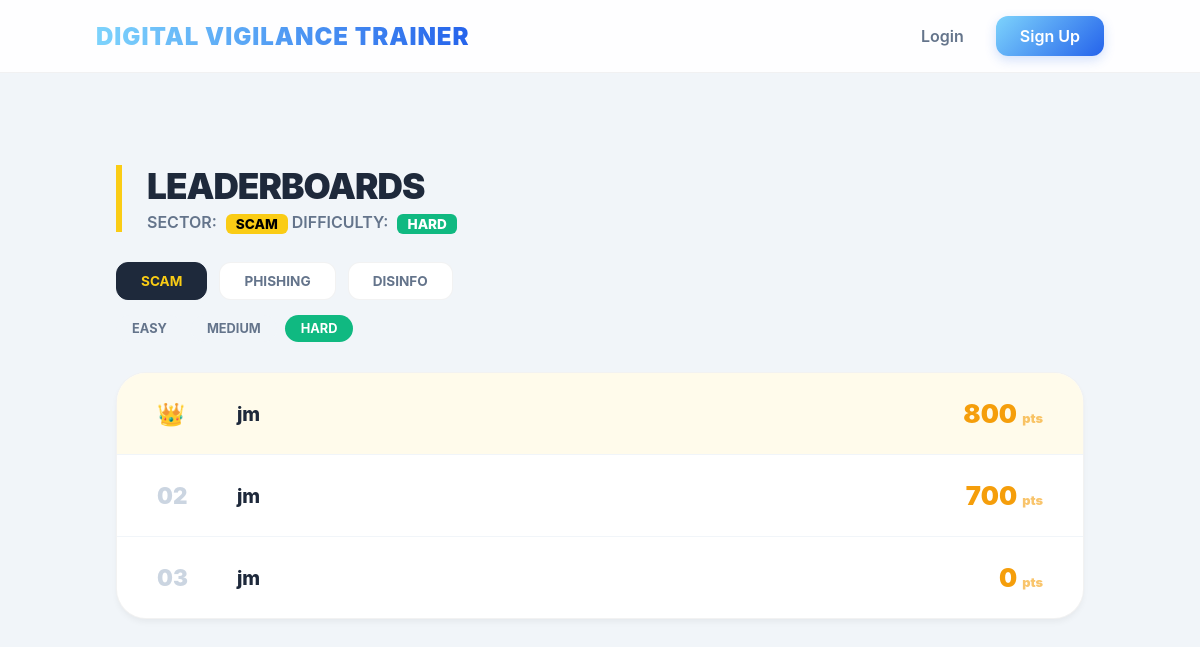
Screenshot of /leaderboard/?category=scam&difficulty=hard with the database file from the repository.
### trainer/models.py (models this page shows, shortened)
class GameResult(models.Model):
    user = models.ForeignKey(User, on_delete=models.CASCADE)
    score = models.IntegerField()
    category = models.CharField(max_length=50)
    difficulty = models.CharField(
        max_length=10,
        choices=Scenario.DIFFICULTY_CHOICES,
        default='easy'
    )
    timestamp = models.DateTimeField(auto_now_add=True)

### trainer/views.py (the view)
# urls.py: path('leaderboard/', views.leaderboard, name='leaderboard'),
def leaderboard(request):
    cat = request.GET.get('category', 'scam')
    diff = request.GET.get('difficulty', 'easy')
    top_scores = GameResult.objects.filter(
        category=cat,
        difficulty=diff
    ).order_by('-score', '-timestamp')[:10]
    return render(request, 'trainer/leaderboard.html', {
        'top_scores': top_scores,
        'current_category': cat,
        'current_difficulty': diff,
        'categories': ['scam', 'phishing', 'disinfo'],
        'difficulties': ['easy', 'medium', 'hard'],
    })

### trainer/templates/trainer/leaderboard.html (shortened to what this page needs)
{% extends 'trainer/base.html' %}
{% block content %}
<div class="leaderboard-wrapper">
    <div class="header-section">
        <h2>Leaderboards</h2>
        <div class="sector-info">
            SECTOR: <span class="active-badge">{{ current_category|upper }}</span>
            DIFFICULTY: <span class="active-badge" style="background: #10b981; color: white;">{{ current_difficulty|upper }}</span>
        </div>
    </div>
    <div class="tabs">
        {% for cat in categories %}
            <a href="?category={{ cat }}&difficulty={{ current_difficulty }}"
               class="tab-link {% if cat == current_category %}active{% endif %}">
                {{ cat }}
            </a>
        {% endfor %}
    </div>
    <div class="difficulty-tabs">
        {% for diff in difficulties %}
            <a href="?category={{ current_category }}&difficulty={{ diff }}"
               class="diff-tab {% if diff == current_difficulty %}active-diff{% endif %}">
                {{ diff }}
            </a>
        {% endfor %}
    </div>
    <div class="ranking-card">
        {% for entry in top_scores %}
            <div class="rank-row {% if forloop.counter == 1 %}rank-1{% endif %}">
                <div class="rank-num">
                    {% if forloop.counter == 1 %}👑{% else %}{{ forloop.counter|stringformat:"02d" }}{% endif %}
                </div>
                <div class="player-name">
                    {{ entry.user.username }}
                </div>
                <div class="player-score">
                    {{ entry.score }} <small style="font-size: 0.8rem; opacity: 0.6;">pts</small>
                </div>
            </div>
        {% empty %}
            <div class="empty-msg">
                No scores recorded for this sector and difficulty yet.
            </div>
        {% endfor %}
    </div>
</div>
{% endblock %}

### trainer/templates/trainer/base.html (style rules this page uses)
:root { --grad-start: #7dd3fc; --grad-end: #2563eb; --bg-slate: #f1f5f9; --text-dark: #0f172a; }
body { margin: 0; background-color: var(--bg-slate); color: var(--text-dark); font-family: 'Inter', -apple-system, sans-serif; }

### trainer/templates/trainer/leaderboard.html (style rules this page uses)
:root { --text-dark: #1e293b; --text-muted: #64748b; --cyber-yellow: #facc15; --active-amber: #f59e0b; }
.leaderboard-wrapper { max-width: 1100px; margin: 60px auto; padding: 0 20px; font-family: 'Inter', 'Segoe UI', sans-serif; }
.header-section { margin-bottom: 30px; border-left: 6px solid var(--cyber-yellow); padding-left: 25px; }
.header-section h2 { font-size: 2.2rem; font-weight: 900; margin: 0; color: var(--text-dark); text-transform: uppercase; letter-spacing: -1px; }
.sector-info { color: var(--text-muted); font-size: 1rem; margin-top: 5px; font-weight: 600; }
.active-badge { color: #000; background: var(--cyber-yellow); padding: 2px 10px; border-radius: 6px; font-size: 0.85rem; margin-left: 5px; vertical-align: middle; font-weight: 800; }
.tabs { display: flex; gap: 12px; margin-bottom: 15px; flex-wrap: wrap; }
.tab-link { padding: 10px 24px; background: white; color: var(--text-muted); text-decoration: none; text-transform: uppercase; font-weight: 700; font-size: 0.85rem; border-radius: 12px; border: 1px solid rgba(0,0,0,0.05); transition: all 0.3s ease; }
.tab-link.active { background: var(--text-dark); color: var(--cyber-yellow); border-color: var(--text-dark); }
.difficulty-tabs { display: flex; gap: 8px; margin-bottom: 30px; }
.diff-tab { padding: 6px 16px; background: #f1f5f9; color: var(--text-muted); text-decoration: none; font-weight: 700; font-size: 0.8rem; border-radius: 20px; text-transform: uppercase; transition: 0.2s ease; }
.diff-tab.active-diff { background: #10b981; color: white; }
.ranking-card { background: white; border-radius: 30px; border: 1px solid rgba(0,0,0,0.05); overflow: hidden; box-shadow: 0 4px 6px -1px rgba(0, 0, 0, 0.05); }
.rank-row { display: grid; grid-template-columns: 80px 1fr 150px; padding: 25px 40px; border-bottom: 1px solid #f1f5f9; align-items: center; transition: all 0.2s ease; }
.rank-row:last-child { border-bottom: none; }
.rank-num { font-size: 1.4rem; font-weight: 900; color: #cbd5e1; }
.player-name { font-size: 1.2rem; font-weight: 800; color: var(--text-dark); letter-spacing: -0.3px; }
.player-score { text-align: right; color: var(--active-amber); font-size: 1.6rem; font-weight: 900; }
.rank-1 { background: #fffbeb; }
.rank-1 .rank-num { color: var(--active-amber); }

### rows the page displays
GameResult: user.username "jm", score "800"
GameResult: user.username "jm", score "700"
GameResult: user.username "jm", score "0"

### other values shown
{{ current_category|upper }} "SCAM"
{{ current_difficulty|upper }} "HARD"
{{ cat }} "SCAM" "PHISHING" "DISINFO"
{{ diff }} "EASY" "MEDIUM" "HARD"
